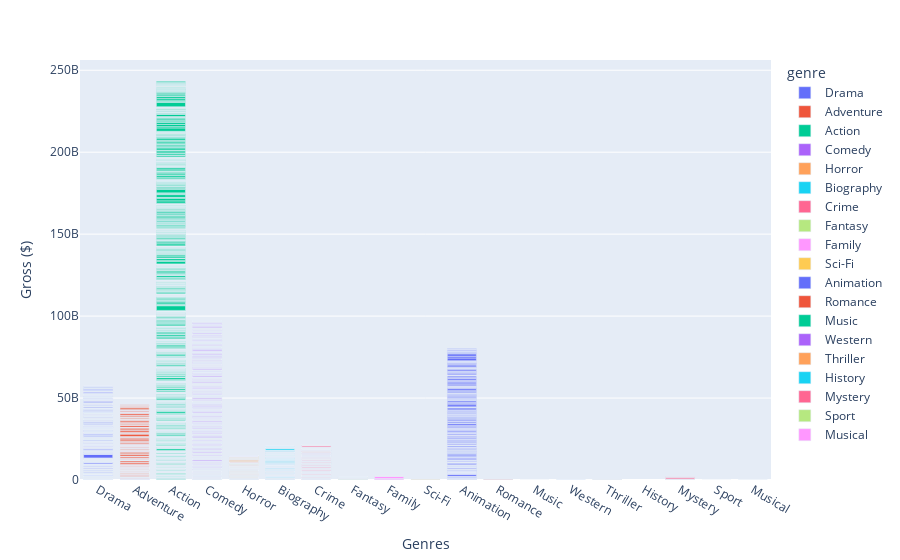

Notebook code for this chart:
### Markdown cell above
We can see that the genre with the highest gross is Action.

### Code cell
#plotting genres vs gross
fig = px.bar(data_frame=df.genre, x=df.genre.values, y=df.gross, color = 'genre',labels={"x":"Genres","y":"Gross ($)"})
fig.show()

### Figure 1 — Plotly figure (JSON) as saved in the notebook; plotly's stock layout.template omitted (floating-point values rounded to 4 significant figures; data arrays with more than 128 entries replaced by an {"elided": "..."} marker saying what was removed)
{"data": [{"alignmentgroup": "True", "hovertemplate": "genre=Drama<br>Genres=%{x}<br>Gross ($)=%{y}<extra></extra>", "legendgroup": "Drama", "marker": {"color": "#636efa", "pattern": {"shape": ""}}, "name": "Drama", "offsetgroup": "Drama", "orientation": "v", "showlegend": true, "textposition": "auto", "type": "bar", "x": {"elided": "1518 str values"}, "xaxis": "x", "y": {"elided": "1518 int values"}, "yaxis": "y"}, {"alignmentgroup": "True", "hovertemplate": "genre=Adventure<br>Genres=%{x}<br>Gross ($)=%{y}<extra></extra>", "legendgroup": "Adventure", "marker": {"color": "#EF553B", "pattern": {"shape": ""}}, "name": "Adventure", "offsetgroup": "Adventure", "orientation": "v", "showlegend": true, "textposition": "auto", "type": "bar", "x": {"elided": "427 str values"}, "xaxis": "x", "y": {"elided": "427 int values"}, "yaxis": "y"}, {"alignmentgroup": "True", "hovertemplate": "genre=Action<br>Genres=%{x}<br>Gross ($)=%{y}<extra></extra>", "legendgroup": "Action", "marker": {"color": "#00cc96", "pattern": {"shape": ""}}, "name": "Action", "offsetgroup": "Action", "orientation": "v", "showlegend": true, "textposition": "auto", "type": "bar", "x": {"elided": "1705 str values"}, "xaxis": "x", "y": {"elided": "1705 int values"}, "yaxis": "y"}, {"alignmentgroup": "True", "hovertemplate": "genre=Comedy<br>Genres=%{x}<br>Gross ($)=%{y}<extra></extra>", "legendgroup": "Comedy", "marker": {"color": "#ab63fa", "pattern": {"shape": ""}}, "name": "Comedy", "offsetgroup": "Comedy", "orientation": "v", "showlegend": true, "textposition": "auto", "type": "bar", "x": {"elided": "2245 str values"}, "xaxis": "x", "y": {"elided": "2245 int values"}, "yaxis": "y"}, {"alignmentgroup": "True", "hovertemplate": "genre=Horror<br>Genres=%{x}<br>Gross ($)=%{y}<extra></extra>", "legendgroup": "Horror", "marker": {"color": "#FFA15A", "pattern": {"shape": ""}}, "name": "Horror", "offsetgroup": "Horror", "orientation": "v", "showlegend": true, "textposition": "auto", "type": "bar", "x": {"elided": "322 str values"}, "xaxis": "x", "y": {"elided": "322 int values"}, "yaxis": "y"}, {"alignmentgroup": "True", "hovertemplate": "genre=Biography<br>Genres=%{x}<br>Gross ($)=%{y}<extra></extra>", "legendgroup": "Biography", "marker": {"color": "#19d3f3", "pattern": {"shape": ""}}, "name": "Biography", "offsetgroup": "Biography", "orientation": "v", "showlegend": true, "textposition": "auto", "type": "bar", "x": {"elided": "443 str values"}, "xaxis": "x", "y": {"elided": "443 int values"}, "yaxis": "y"}, {"alignmentgroup": "True", "hovertemplate": "genre=Crime<br>Genres=%{x}<br>Gross ($)=%{y}<extra></extra>", "legendgroup": "Crime", "marker": {"color": "#FF6692", "pattern": {"shape": ""}}, "name": "Crime", "offsetgroup": "Crime", "orientation": "v", "showlegend": true, "textposition": "auto", "type": "bar", "x": {"elided": "551 str values"}, "xaxis": "x", "y": {"elided": "551 int values"}, "yaxis": "y"}, {"alignmentgroup": "True", "hovertemplate": "genre=Fantasy<br>Genres=%{x}<br>Gross ($)=%{y}<extra></extra>", "legendgroup": "Fantasy", "marker": {"color": "#B6E880", "pattern": {"shape": ""}}, "name": "Fantasy", "offsetgroup": "Fantasy", "orientation": "v", "showlegend": true, "textposition": "auto", "type": "bar", "x": ["Fantasy", "Fantasy", "Fantasy", "Fantasy", "Fantasy", "Fantasy", "Fantasy", "Fantasy", "Fantasy", "Fantasy", "Fantasy", "Fantasy", "Fantasy", "Fantasy", "Fantasy", "Fantasy", "Fantasy", "Fantasy", "Fantasy", "Fantasy", "Fantasy", "Fantasy", "Fantasy", "Fantasy", "Fantasy", "Fantasy", "Fantasy", "Fantasy", "Fantasy", "Fantasy", "Fantasy", "Fantasy", "Fantasy", "Fantasy", "Fantasy", "Fantasy", "Fantasy", "Fantasy", "Fantasy", "Fantasy", "Fantasy", "Fantasy", "Fantasy", "Fantasy"], "xaxis": "x", "y": [22762571, 7000000, 8400000, 24922237, 3558669, 44793222, 14000000, 13539458, 9868521, 44196684, 4385516, 19595031, 1705139, 57470138, 22168359, null, 2032973, 34872033, 30524763, 17092453, 15935068, 621392, 19721741, 1781465, 12201255, 15315484, 15738769, 125397, 27200316, 206071502, 177311151, 203388341, 68467960, 47488536, 27298695, 132963417, 5540941, 32118, 38269529, 90260376, 146428180, 7942093, 21150265, 359377], "yaxis": "y"}, {"alignmentgroup": "True", "hovertemplate": "genre=Family<br>Genres=%{x}<br>Gross ($)=%{y}<extra></extra>", "legendgroup": "Family", "marker": {"color": "#FF97FF", "pattern": {"shape": ""}}, "name": "Family", "offsetgroup": "Family", "orientation": "v", "showlegend": true, "textposition": "auto", "type": "bar", "x": ["Family", "Family", "Family", "Family", "Family", "Family", "Family", "Family", "Family", "Family", "Family"], "xaxis": "x", "y": [5000000, 792910554, 7840873, 13677222, 781727, 2119994, 46264384, 9979683, 14867514, 1264434525, 20941], "yaxis": "y"}, {"alignmentgroup": "True", "hovertemplate": "genre=Sci-Fi<br>Genres=%{x}<br>Gross ($)=%{y}<extra></extra>", "legendgroup": "Sci-Fi", "marker": {"color": "#FECB52", "pattern": {"shape": ""}}, "name": "Sci-Fi", "offsetgroup": "Sci-Fi", "orientation": "v", "showlegend": true, "textposition": "auto", "type": "bar", "x": ["Sci-Fi", "Sci-Fi", "Sci-Fi", "Sci-Fi", "Sci-Fi", "Sci-Fi", "Sci-Fi", "Sci-Fi", "Sci-Fi", "Sci-Fi"], "xaxis": "x", "y": [null, 3792188, 22440, 10219460, 3900000, 5728953, 34806812, 40170558, 161849455, null], "yaxis": "y"}, {"alignmentgroup": "True", "hovertemplate": "genre=Animation<br>Genres=%{x}<br>Gross ($)=%{y}<extra></extra>", "legendgroup": "Animation", "marker": {"color": "#636efa", "pattern": {"shape": ""}}, "name": "Animation", "offsetgroup": "Animation", "orientation": "v", "showlegend": true, "textposition": "auto", "type": "bar", "x": {"elided": "338 str values"}, "xaxis": "x", "y": {"elided": "338 int values"}, "yaxis": "y"}, {"alignmentgroup": "True", "hovertemplate": "genre=Romance<br>Genres=%{x}<br>Gross ($)=%{y}<extra></extra>", "legendgroup": "Romance", "marker": {"color": "#EF553B", "pattern": {"shape": ""}}, "name": "Romance", "offsetgroup": "Romance", "orientation": "v", "showlegend": true, "textposition": "auto", "type": "bar", "x": ["Romance", "Romance", "Romance", "Romance", "Romance", "Romance", "Romance", "Romance", "Romance", "Romance"], "xaxis": "x", "y": [17583634, 28744356, null, 2287928, null, 646532, 5164404, 299792, 5798974, 127869379], "yaxis": "y"}, {"alignmentgroup": "True", "hovertemplate": "genre=Music<br>Genres=%{x}<br>Gross ($)=%{y}<extra></extra>", "legendgroup": "Music", "marker": {"color": "#00cc96", "pattern": {"shape": ""}}, "name": "Music", "offsetgroup": "Music", "orientation": "v", "showlegend": true, "textposition": "auto", "type": "bar", "x": ["Music"], "xaxis": "x", "y": [110014], "yaxis": "y"}, {"alignmentgroup": "True", "hovertemplate": "genre=Western<br>Genres=%{x}<br>Gross ($)=%{y}<extra></extra>", "legendgroup": "Western", "marker": {"color": "#ab63fa", "pattern": {"shape": ""}}, "name": "Western", "offsetgroup": "Western", "orientation": "v", "showlegend": true, "textposition": "auto", "type": "bar", "x": ["Western", "Western", "Western"], "xaxis": "x", "y": [12000000, 1736123, 18289763], "yaxis": "y"}, {"alignmentgroup": "True", "hovertemplate": "genre=Thriller<br>Genres=%{x}<br>Gross ($)=%{y}<extra></extra>", "legendgroup": "Thriller", "marker": {"color": "#FFA15A", "pattern": {"shape": ""}}, "name": "Thriller", "offsetgroup": "Thriller", "orientation": "v", "showlegend": true, "textposition": "auto", "type": "bar", "x": ["Thriller", "Thriller", "Thriller", "Thriller", "Thriller", "Thriller", "Thriller", "Thriller", "Thriller", "Thriller", "Thriller", "Thriller", "Thriller", "Thriller", "Thriller", "Thriller"], "xaxis": "x", "y": [11378339, 11787127, null, 390659, 750000, null, 1500000, 12423831, 459824, null, 44926706, 96258201, null, 54323210, 52425855, 36599361], "yaxis": "y"}, {"alignmentgroup": "True", "hovertemplate": "genre=History<br>Genres=%{x}<br>Gross ($)=%{y}<extra></extra>", "legendgroup": "History", "marker": {"color": "#19d3f3", "pattern": {"shape": ""}}, "name": "History", "offsetgroup": "History", "orientation": "v", "showlegend": true, "textposition": "auto", "type": "bar", "x": ["History"], "xaxis": "x", "y": [null], "yaxis": "y"}, {"alignmentgroup": "True", "hovertemplate": "genre=Mystery<br>Genres=%{x}<br>Gross ($)=%{y}<extra></extra>", "legendgroup": "Mystery", "marker": {"color": "#FF6692", "pattern": {"shape": ""}}, "name": "Mystery", "offsetgroup": "Mystery", "orientation": "v", "showlegend": true, "textposition": "auto", "type": "bar", "x": ["Mystery", "Mystery", "Mystery", "Mystery", "Mystery", "Mystery", "Mystery", "Mystery", "Mystery", "Mystery", "Mystery", "Mystery", "Mystery", "Mystery", "Mystery", "Mystery", "Mystery", "Mystery", "Mystery", "Mystery"], "xaxis": "x", "y": [12706478, 221303188, 18784957, 133645, 6413375, 608866, 19726050, 168839459, 14063331, 3703548, 58401898, 18564088, 40047078, 90259536, 23726793, 760006945, 294805697, 260095986, 459234, 11020402], "yaxis": "y"}, {"alignmentgroup": "True", "hovertemplate": "genre=Sport<br>Genres=%{x}<br>Gross ($)=%{y}<extra></extra>", "legendgroup": "Sport", "marker": {"color": "#B6E880", "pattern": {"shape": ""}}, "name": "Sport", "offsetgroup": "Sport", "orientation": "v", "showlegend": true, "textposition": "auto", "type": "bar", "x": ["Sport"], "xaxis": "x", "y": [1067629], "yaxis": "y"}, {"alignmentgroup": "True", "hovertemplate": "genre=Musical<br>Genres=%{x}<br>Gross ($)=%{y}<extra></extra>", "legendgroup": "Musical", "marker": {"color": "#FF97FF", "pattern": {"shape": ""}}, "name": "Musical", "offsetgroup": "Musical", "orientation": "v", "showlegend": true, "textposition": "auto", "type": "bar", "x": ["Musical", "Musical"], "xaxis": "x", "y": [2217255, 2973437], "yaxis": "y"}], "layout": {"barmode": "relative", "legend": {"title": {"text": "genre"}, "tracegroupgap": 0}, "margin": {"t": 60}, "xaxis": {"anchor": "y", "domain": [0, 1], "title": {"text": "Genres"}}, "yaxis": {"anchor": "x", "domain": [0, 1], "title": {"text": "Gross ($)"}}}}
